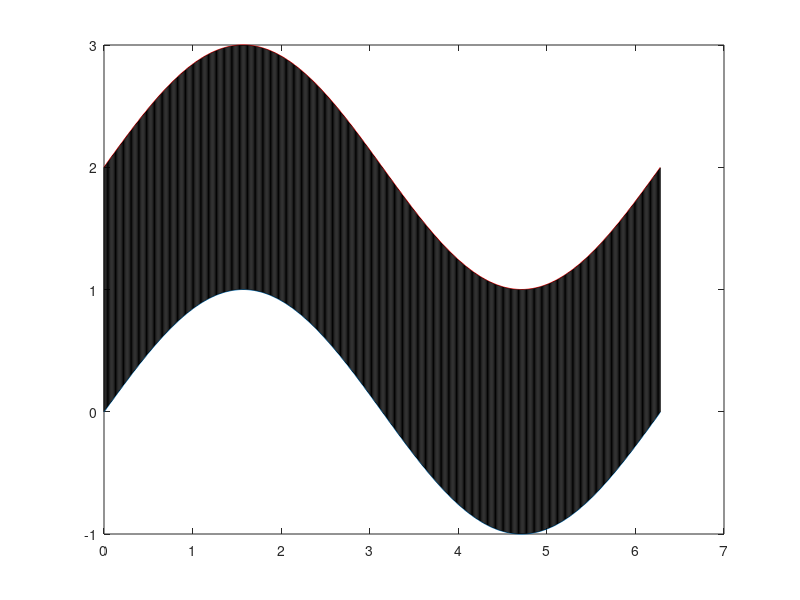

Write MATLAB code to recreate this figure.
t=0:0.01:2*pi;
y=sin(t);
y2=y+2;
plot(t,y,t,y2,'r')
hold on
n=length(t);
for i=1:n
x1=[t(i),t(i)];
y1=[y(i),y2(i)];
plot(x1,y1,'k');
end